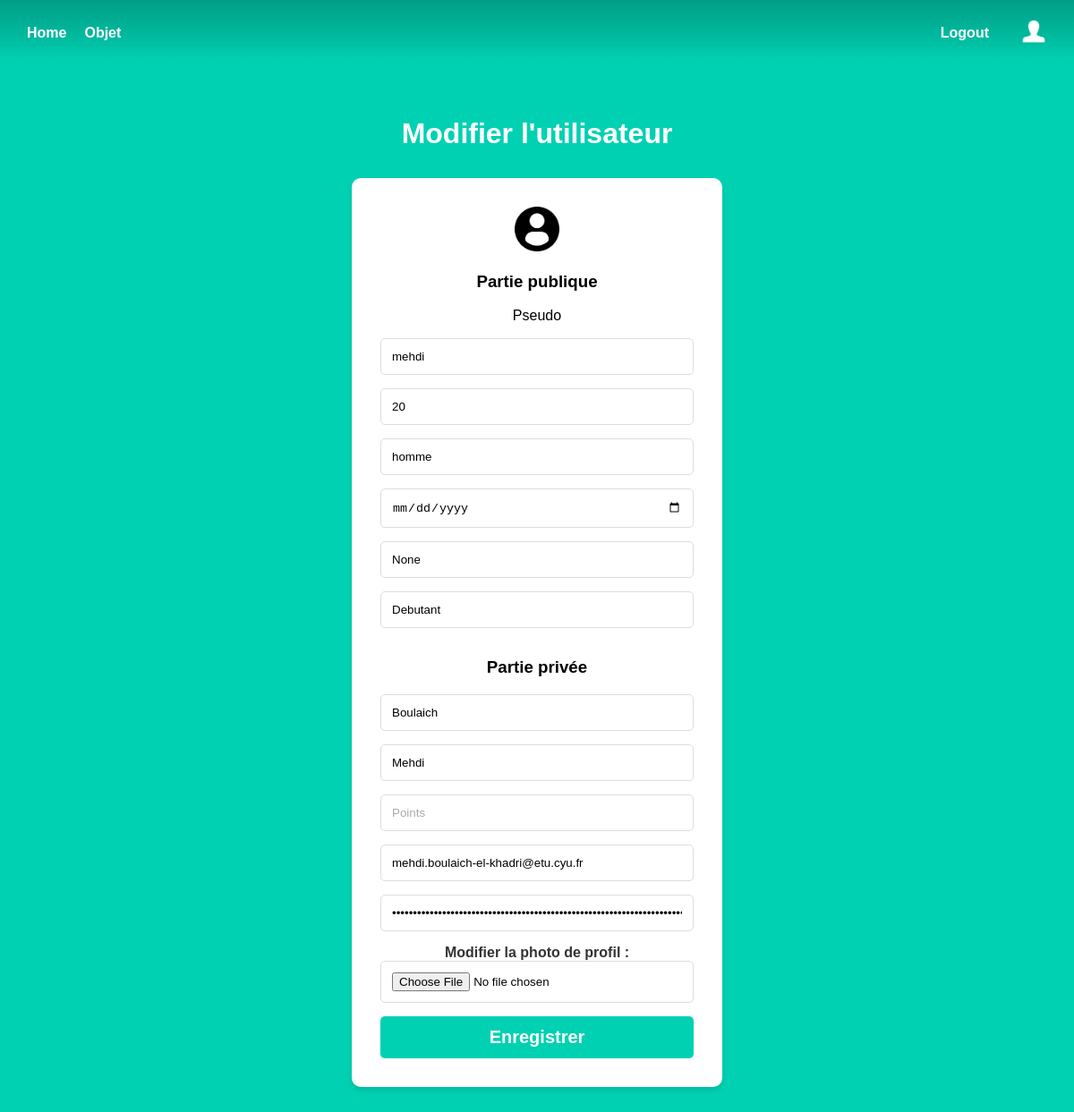
The app's page /update_profile (signed in), older data.
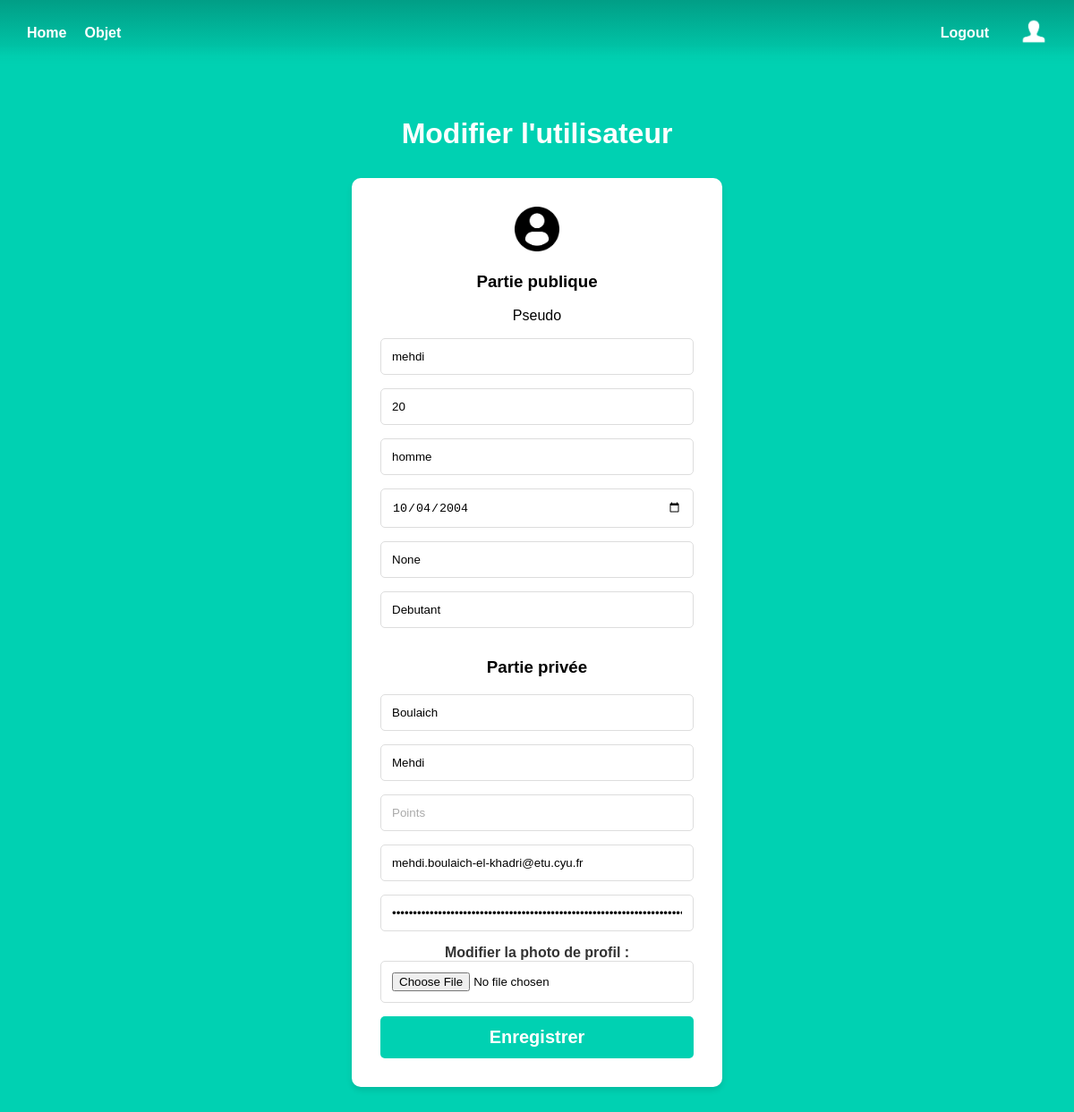
The same page, newer data.
### models.py (models this page shows)
class User(UserMixin, db.Model):
    id = db.Column(db.Integer, primary_key=True) # clé primiaire obligatoire pour SQLAlchemy
    email = db.Column(db.String(100), unique=True, index=True)
    pseudo = db.Column(db.String(100), unique=True, index=True)
    password = db.Column(db.String(100))
    lastname = db.Column(db.String(1000))
    firstname = db.Column(db.String(100))
    level = db.Column(db.String, default="Simple")
    role = db.Column(db.String)
    age = db.Column(db.Integer)
    gender = db.Column(db.String(100))
    point = db.Column(db.Integer, default=0)
    birthdate = db.Column(db.Date)
    image = db.Column(db.LargeBinary)

### main.py (the view, shortened to what this page needs)
@main.route('/update_profile', methods=['GET', 'POST'])
def edit_user1():
    return render_template('update_profile.html')

### templates/update_profile.html (shortened to what this page needs)
{% extends "base.html" %}
{% block content %}
<div class="column is-4 is-offset-4">
    <h3 class="title">Modifier l'utilisateur</h3>
    <div class="box">
            {% if current_user.image %}
                <img width="50">
            {% else %}
                <img src="{{ url_for('static', filename='utilisateur-de-profil-sans-fond.png') }}"  width="50" height="50">
            {% endif %}
        <form method="POST" action="{{ url_for('main.edit_user1') }}" enctype="multipart/form-data">
            <h3>Partie publique</h3>
            <div class="field">
                <div class="control">
                    <p>Pseudo</p>
                    <input class="input is-large" type="text" name="pseudo" placeholder="pseudo" autofocus="" value="{{current_user.pseudo}}" required>
                </div>
            </div>
            <div class="field">
                <div class="control">
                    <input class="input is-large" type="number" name="age" placeholder="Âge" autofocus="" value="{{current_user.age}}" required>
                </div>
            </div>
            <div class="field">
                <div class="control">
                    <input class="input is-large" type="text" name="gender" placeholder="Sexe" autofocus="" value="{{current_user.gender}}" required>
                </div>
            </div>
            <div class="field">
                <div class="control">
                    <input class="input is-large" type="date" name="birthdate" placeholder="Date de Naissance" autofocus="" value="{{current_user.birthdate}}" required>
                </div>
            </div>
            <div class="field">
                <div class="control">
                    {%if current_user.level == "Expert" %}
                        <input class="input is-large" type="text" name="role" placeholder="Rôle" value="{{current_user.role}}" required>
                    {% else %}
                        <input class="input is-large" type="text" name="role" placeholder="Rôle" value="{{current_user.role}}" readonly>
                    {% endif %}
                </div>
            </div>
            <div class="field">
                <div class="control">
                    <input class="input is-large" type="text" name="level" placeholder="Niveau" value="{{current_user.level}}" readonly>
                </div>
            </div>
            <h3>Partie privée</h3>
            <div class="field">
                <div class="control">
                    <input class="input is-large" type="text" name="lastname" placeholder="Nom de Famille" value="{{current_user.lastname}}" required>
                </div>
            </div>
            <div class="field">
                <div class="control">
                    <input class="input is-large" type="text" name="firstname" placeholder="Prénom" autofocus="" value="{{current_user.firstname}}" required>
                </div>
            </div>
            <div class="field">
                <div class="control">
                    <input class="input is-large" type="number" name="point" placeholder="Points" autofocus="" value="{{current_user.point}}" readonly>
                </div>
            </div>
            <div class="field">
                <div class="control">
                    <input class="input is-large" type="email" name="email" placeholder="Email" autofocus="" value="{{current_user.email}}" readonly>
                </div>
            </div>
            <div class="field">
                <div class="control">
                    <input class="input is-large" type="password" name="password" placeholder="Mot de Passe" autofocus="" value="{{current_user.password}}" required>
                </div>
            </div>
            <div class="upload-file">
                <label class="label">Modifier la photo de profil :</label>
                <div class="control">
                    <input class="input" type="file" name="image">
                </div>
            </div>
            <button class="button is-block is-info is-large is-fullwidth">Enregistrer</button>
        </form>
    </div>
{% endblock %}

Row changes from the older to the newer data that the page shows:
changed User "mehdi": birthdate (not shown) → "10/04/2004"
